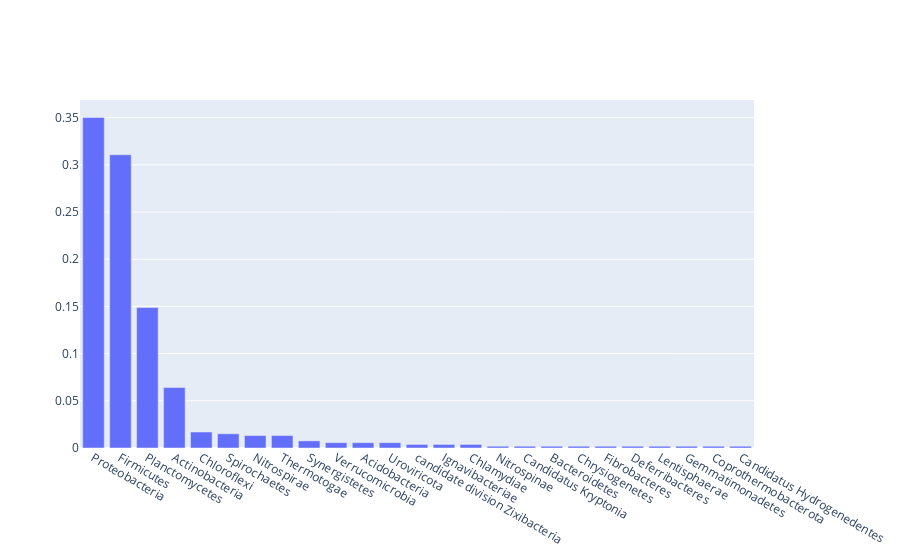

The cell this chart's notebook holds for it:
### Code cell
trace = go.Bar(x=list(renamed_valcounts.keys()), y = list(renamed_valcounts.values()) )
go.Figure(trace)

# bac120_taxid_valcounts = bac120_taxid_ser.value_counts()
# bac120_name_valcounts = {}
# for taxID in bac120_taxid_valcounts.index:
#     name = ncbi.get_taxid_translator([taxID])[taxID]
#     bac120_name_valcounts[name] = bac120_taxid_valcounts[taxID]

### Figure 1 — Plotly figure (JSON) as saved in the notebook; plotly's stock layout.template omitted (floating-point values rounded to 4 significant figures)
{"data": [{"type": "bar", "x": ["Proteobacteria", "Firmicutes", "Planctomycetes", "Actinobacteria", "Chloroflexi", "Spirochaetes", "Nitrospirae", "Thermotogae", "Synergistetes", "Verrucomicrobia", "Acidobacteria", "Uroviricota", "candidate division Zixibacteria", "Ignavibacteriae", "Chlamydiae", "Nitrospinae", "Candidatus Kryptonia", "Bacteroidetes", "Chrysiogenetes", "Fibrobacteres", "Deferribacteres", "Lentisphaerae", "Gemmatimonadetes", "Coprothermobacterota", "Candidatus Hydrogenedentes"], "y": [0.3503, 0.3107, 0.1488, 0.06403, 0.01695, 0.01507, 0.01318, 0.01318, 0.007533, 0.00565, 0.00565, 0.00565, 0.003766, 0.003766, 0.003766, 0.001883, 0.001883, 0.001883, 0.001883, 0.001883, 0.001883, 0.001883, 0.001883, 0.001883, 0.001883]}], "layout": {"autosize": true, "xaxis": {"autorange": true, "range": [-0.5, 24.5], "type": "category"}, "yaxis": {"autorange": true, "range": [0, 0.3687], "type": "linear"}}}
